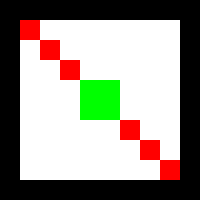

This figure's Python source:
import numpy as np
from PIL import Image

def test_save_to_image(filename):
    width, height = 10, 10
    color_map = {
        '.': (255, 255, 255),  # White
        '#': (0, 0, 0),        # Black
        'X': (255, 0, 0),      # Red
        'O': (0, 255, 0)       # Green
    }
    
    # Create a grid with various patterns
    grid = np.full((height, width), '.', dtype=str)
    
    # Add black borders
    grid[0, :] = '#'
    grid[-1, :] = '#'
    grid[:, 0] = '#'
    grid[:, -1] = '#'
    
    # Add a diagonal red line
    for i in range(1, height-1):
        grid[i, i] = 'X'
    
    # Add a green square in the center
    for i in range(4, 6):
        for j in range(4, 6):
            grid[i, j] = 'O'
    
    cell_size = 20  # Size of each cell in pixels
    
    # Create an empty image array
    image_data = np.zeros((height * cell_size, width * cell_size, 3), dtype=np.uint8)
    
    # Fill the image array based on the grid
    for y in range(height):
        for x in range(width):
            color = color_map.get(grid[y, x], (255, 255, 255))  # Default to white if color not found
            image_data[y * cell_size:(y + 1) * cell_size, x * cell_size:(x + 1) * cell_size] = color
    
    # Convert the image array to an image object
    img = Image.fromarray(image_data)
    
    # Save the image
    img.save(filename)
    print(f"Saved image to {filename}")

# Test the function
test_save_to_image("test_image.png")
